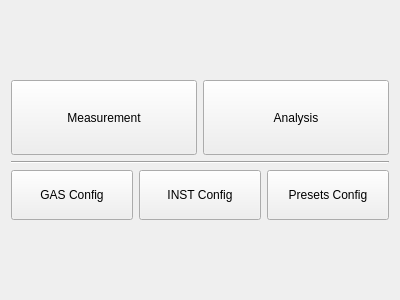
<?xml version="1.0" encoding="UTF-8"?>
<ui version="4.0">
 <class>MainWindow</class>
 <widget class="QWidget" name="MainWindow">
  <property name="geometry">
   <rect>
    <x>0</x>
    <y>0</y>
    <width>400</width>
    <height>300</height>
   </rect>
  </property>
  <property name="windowTitle">
   <string>Main Window</string>
  </property>
  <layout class="QGridLayout" name="gridLayout">
   <item row="0" column="0">
    <layout class="QVBoxLayout" name="verticalLayout">
     <item>
      <layout class="QHBoxLayout" name="horizontalLayout_2">
       <item>
        <widget class="QPushButton" name="button_measurement">
         <property name="minimumSize">
          <size>
           <width>0</width>
           <height>75</height>
          </size>
         </property>
         <property name="text">
          <string>Measurement</string>
         </property>
        </widget>
       </item>
       <item>
        <widget class="QPushButton" name="button_analysis">
         <property name="minimumSize">
          <size>
           <width>0</width>
           <height>75</height>
          </size>
         </property>
         <property name="text">
          <string>Analysis</string>
         </property>
        </widget>
       </item>
      </layout>
     </item>
     <item>
      <widget class="Line" name="line">
       <property name="orientation">
        <enum>Qt::Horizontal</enum>
       </property>
      </widget>
     </item>
     <item>
      <layout class="QHBoxLayout" name="horizontalLayout">
       <item>
        <widget class="QPushButton" name="button_GAS">
         <property name="minimumSize">
          <size>
           <width>0</width>
           <height>50</height>
          </size>
         </property>
         <property name="text">
          <string>GAS Config</string>
         </property>
        </widget>
       </item>
       <item>
        <widget class="QPushButton" name="button_INST">
         <property name="minimumSize">
          <size>
           <width>0</width>
           <height>50</height>
          </size>
         </property>
         <property name="text">
          <string>INST Config</string>
         </property>
        </widget>
       </item>
       <item>
        <widget class="QPushButton" name="button_presets">
         <property name="minimumSize">
          <size>
           <width>0</width>
           <height>50</height>
          </size>
         </property>
         <property name="text">
          <string>Presets Config</string>
         </property>
        </widget>
       </item>
      </layout>
     </item>
    </layout>
   </item>
  </layout>
 </widget>
 <resources/>
 <connections/>
</ui>
